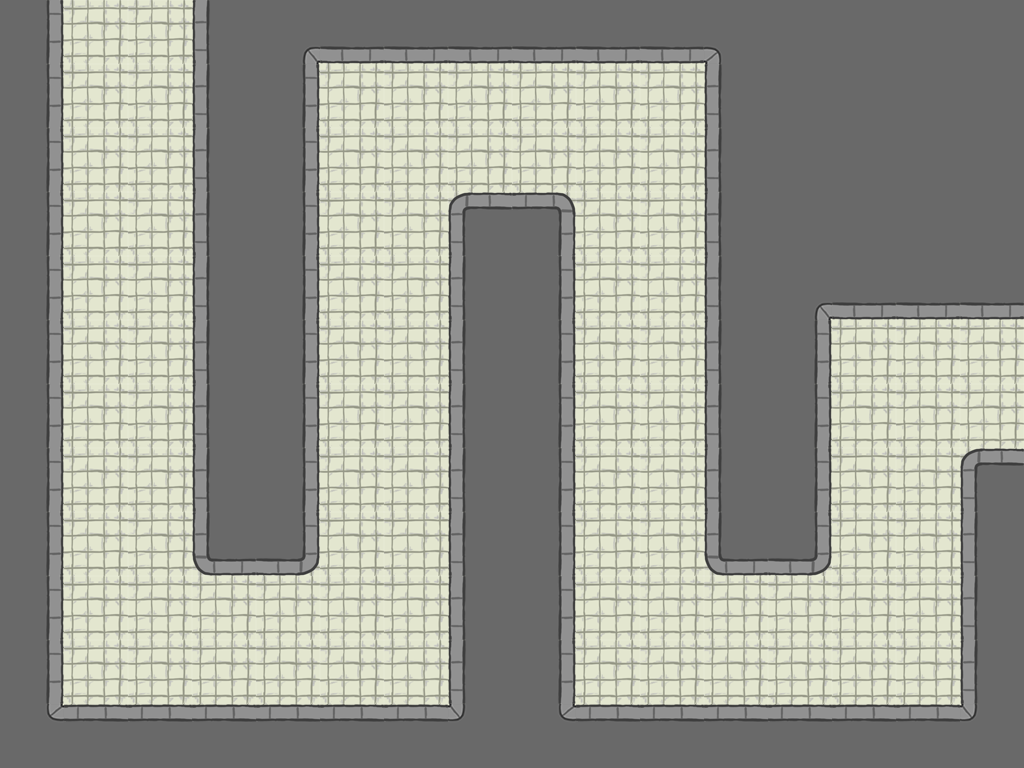

A 2D game scene composited from a Tiled map and its tileset images. What follows is a short description and the map's XML, with every tile layer's data as written:
An orthogonal 16x12 tile map with 64x64 px tiles, 1 tile layer (Tiles) and 6 objects (3x HeatRay, 2x Door, GasVent).

<map version="1.0" orientation="orthogonal" width="16" height="12" tilewidth="64" tileheight="64">
 <tileset firstgid="1" name="tileset" tilewidth="64" tileheight="64">
  <image source="../TileSets/tileset.png" width="384" height="192" />
  <tile id="0">
   <properties>
    <property name="walkCost" value="100" />
   </properties>
  </tile>
  <tile id="1">
   <properties>
    <property name="walkCost" value="100" />
   </properties>
  </tile>
  <tile id="6">
   <properties>
    <property name="walkCost" value="100" />
   </properties>
  </tile>
 </tileset>
 <layer name="Tiles" width="16" height="12">
  <data>
   <tile gid="5" />
   <tile gid="1" />
   <tile gid="1" />
   <tile gid="6" />
   <tile gid="17" />
   <tile gid="4" />
   <tile gid="4" />
   <tile gid="4" />
   <tile gid="4" />
   <tile gid="4" />
   <tile gid="4" />
   <tile gid="16" />
   <tile gid="8" />
   <tile gid="8" />
   <tile gid="8" />
   <tile gid="8" />
   <tile gid="5" />
   <tile gid="1" />
   <tile gid="1" />
   <tile gid="6" />
   <tile gid="5" />
   <tile gid="1" />
   <tile gid="1" />
   <tile gid="1" />
   <tile gid="1" />
   <tile gid="1" />
   <tile gid="1" />
   <tile gid="6" />
   <tile gid="8" />
   <tile gid="8" />
   <tile gid="8" />
   <tile gid="8" />
   <tile gid="5" />
   <tile gid="1" />
   <tile gid="1" />
   <tile gid="6" />
   <tile gid="5" />
   <tile gid="1" />
   <tile gid="1" />
   <tile gid="1" />
   <tile gid="1" />
   <tile gid="1" />
   <tile gid="1" />
   <tile gid="6" />
   <tile gid="8" />
   <tile gid="8" />
   <tile gid="8" />
   <tile gid="8" />
   <tile gid="5" />
   <tile gid="1" />
   <tile gid="1" />
   <tile gid="6" />
   <tile gid="5" />
   <tile gid="1" />
   <tile gid="1" />
   <tile gid="10" />
   <tile gid="12" />
   <tile gid="1" />
   <tile gid="1" />
   <tile gid="6" />
   <tile gid="8" />
   <tile gid="8" />
   <tile gid="8" />
   <tile gid="8" />
   <tile gid="5" />
   <tile gid="1" />
   <tile gid="1" />
   <tile gid="6" />
   <tile gid="5" />
   <tile gid="1" />
   <tile gid="1" />
   <tile gid="6" />
   <tile gid="5" />
   <tile gid="1" />
   <tile gid="1" />
   <tile gid="6" />
   <tile gid="17" />
   <tile gid="4" />
   <tile gid="4" />
   <tile gid="4" />
   <tile gid="5" />
   <tile gid="1" />
   <tile gid="1" />
   <tile gid="6" />
   <tile gid="5" />
   <tile gid="1" />
   <tile gid="1" />
   <tile gid="6" />
   <tile gid="5" />
   <tile gid="1" />
   <tile gid="1" />
   <tile gid="6" />
   <tile gid="5" />
   <tile gid="1" />
   <tile gid="1" />
   <tile gid="1" />
   <tile gid="5" />
   <tile gid="1" />
   <tile gid="1" />
   <tile gid="6" />
   <tile gid="5" />
   <tile gid="1" />
   <tile gid="1" />
   <tile gid="6" />
   <tile gid="5" />
   <tile gid="1" />
   <tile gid="1" />
   <tile gid="6" />
   <tile gid="5" />
   <tile gid="1" />
   <tile gid="1" />
   <tile gid="1" />
   <tile gid="5" />
   <tile gid="1" />
   <tile gid="1" />
   <tile gid="6" />
   <tile gid="5" />
   <tile gid="1" />
   <tile gid="1" />
   <tile gid="6" />
   <tile gid="5" />
   <tile gid="1" />
   <tile gid="1" />
   <tile gid="6" />
   <tile gid="5" />
   <tile gid="1" />
   <tile gid="1" />
   <tile gid="10" />
   <tile gid="5" />
   <tile gid="1" />
   <tile gid="1" />
   <tile gid="11" />
   <tile gid="9" />
   <tile gid="1" />
   <tile gid="1" />
   <tile gid="6" />
   <tile gid="5" />
   <tile gid="1" />
   <tile gid="1" />
   <tile gid="11" />
   <tile gid="9" />
   <tile gid="1" />
   <tile gid="1" />
   <tile gid="6" />
   <tile gid="5" />
   <tile gid="1" />
   <tile gid="1" />
   <tile gid="1" />
   <tile gid="1" />
   <tile gid="1" />
   <tile gid="1" />
   <tile gid="6" />
   <tile gid="5" />
   <tile gid="1" />
   <tile gid="1" />
   <tile gid="1" />
   <tile gid="1" />
   <tile gid="1" />
   <tile gid="1" />
   <tile gid="6" />
   <tile gid="5" />
   <tile gid="1" />
   <tile gid="1" />
   <tile gid="1" />
   <tile gid="1" />
   <tile gid="1" />
   <tile gid="1" />
   <tile gid="6" />
   <tile gid="5" />
   <tile gid="1" />
   <tile gid="1" />
   <tile gid="1" />
   <tile gid="1" />
   <tile gid="1" />
   <tile gid="1" />
   <tile gid="6" />
   <tile gid="18" />
   <tile gid="3" />
   <tile gid="3" />
   <tile gid="3" />
   <tile gid="3" />
   <tile gid="3" />
   <tile gid="3" />
   <tile gid="15" />
   <tile gid="18" />
   <tile gid="3" />
   <tile gid="3" />
   <tile gid="3" />
   <tile gid="3" />
   <tile gid="3" />
   <tile gid="3" />
   <tile gid="15" />
  </data>
 </layer>
 <objectgroup name="Objects" width="16" height="12">
  <object name="DoorYellow" type="Door" x="96" y="4" width="64" height="64">
   <properties>
    <property name="direction" value="up" />
    <property name="locked" value="0" />
   </properties>
  </object>
  <object name="HeatRay1" type="HeatRay" x="727" y="95" width="84" height="79">
   <properties>
    <property name="angle" value="30" />
    <property name="chargeTime" value="72" />
    <property name="fireTime" value="36" />
    <property name="triggered" value="1" />
   </properties>
  </object>
  <object name="DoorYellow" type="Door" x="957" y="351" width="64" height="64">
   <properties>
    <property name="direction" value="right" />
    <property name="locked" value="0" />
   </properties>
  </object>
  <object name="HeatRay1" type="HeatRay" x="727" y="267" width="84" height="79">
   <properties>
    <property name="angle" value="30" />
    <property name="chargeTime" value="72" />
    <property name="fireTime" value="36" />
    <property name="triggered" value="1" />
   </properties>
  </object>
  <object name="HeatRay1" type="HeatRay" x="726" y="423" width="84" height="79">
   <properties>
    <property name="angle" value="30" />
    <property name="chargeTime" value="72" />
    <property name="fireTime" value="36" />
    <property name="triggered" value="1" />
   </properties>
  </object>
  <object name="GasVent" type="GasVent" x="65" y="637" width="64" height="64">
   <properties>
    <property name="shape" value="0" />
    <property name="timeOff" value="0" />
    <property name="timeOn" value="0" />
   </properties>
  </object>
 </objectgroup>
</map>
